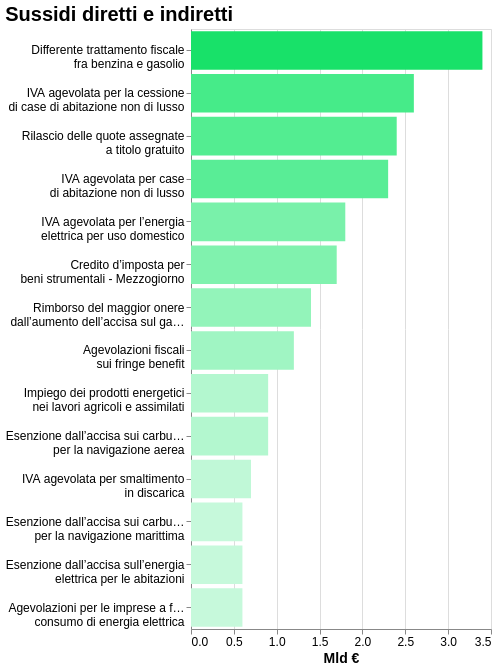

Write the Vega-Lite specification saved for this chart.
### Vega-Lite specification from a JSON file in a GitHub repository (floating-point values rounded to 4 significant figures)
{"$schema": "https://vega.github.io/schema/vega-lite/v5.17.0.json", "config": {"axis": {"labelFontSize": 12, "titleFontSize": 14}, "background": "transparent", "title": {"anchor": "start", "color": "black", "fontSize": 20}}, "data": {"name": "data-26495344cabff0f233f5e5e1159f80ac"}, "datasets": {"data-26495344cabff0f233f5e5e1159f80ac": [{"Codice": "EN.SI.24", "FFS": "FFS", "Livello di riformabilità": " Nazionale", "Mld €": 3.4, "Nome": ["Differente trattamento fiscale", "fra benzina e gasolio"]}, {"Codice": "IVA.01", "FFS": null, "Livello di riformabilità": "Nazionale", "Mld €": 2.6, "Nome": ["IVA agevolata per la cessione", "di case di abitazione non di lusso"]}, {"Codice": "EN.SD.01", "FFS": "FFS", "Livello di riformabilità": " Europeo", "Mld €": 2.4, "Nome": ["Rilascio delle quote assegnate", "a titolo gratuito"]}, {"Codice": "IVA.13", "FFS": null, "Livello di riformabilità": "Nazionale", "Mld €": 2.3, "Nome": ["IVA agevolata per case", "di abitazione non di lusso"]}, {"Codice": "IVA.07", "FFS": "FFS", "Livello di riformabilità": " Nazionale", "Mld €": 1.8, "Nome": ["IVA agevolata per l’energia", "elettrica per uso domestico"]}, {"Codice": "AL.SI.02", "FFS": null, "Livello di riformabilità": "Nazionale", "Mld €": 1.7, "Nome": ["Credito d’imposta per", "beni strumentali - Mezzogiorno"]}, {"Codice": "EN.SI.19", "FFS": "FFS", "Livello di riformabilità": " Nazionale", "Mld €": 1.4, "Nome": ["Rimborso del maggior onere", "dall’aumento dell’accisa sul gasolio"]}, {"Codice": "TR.SI.04", "FFS": "FFS", "Livello di riformabilità": " Nazionale", "Mld €": 1.2, "Nome": ["Agevolazioni fiscali", "sui fringe benefit"]}, {"Codice": "EN.SI.21", "FFS": "FFS", "Livello di riformabilità": " Nazionale", "Mld €": 0.9, "Nome": ["Impiego dei prodotti energetici", "nei lavori agricoli e assimilati"]}, {"Codice": "EN.SI.04", "FFS": "FFS", "Livello di riformabilità": " Internazionale/Nazionale", "Mld €": 0.9, "Nome": ["Esenzione dall’accisa sui carburanti", "per la navigazione aerea"]}, {"Codice": "IVA.17", "FFS": null, "Livello di riformabilità": "Nazionale", "Mld €": 0.7, "Nome": ["IVA agevolata per smaltimento", "in discarica"]}, {"Codice": "EN.SI.05", "FFS": "FFS", "Livello di riformabilità": " Nazionale", "Mld €": 0.6, "Nome": ["Esenzione dall’accisa sui carburanti", "per la navigazione marittima"]}, {"Codice": "EN.SI.02", "FFS": "FFS", "Livello di riformabilità": " Nazionale", "Mld €": 0.6, "Nome": ["Esenzione dall’accisa sull’energia", "elettrica per le abitazioni"]}, {"Codice": "EN.SI.29", "FFS": "FFS", "Livello di riformabilità": " Nazionale", "Mld €": 0.6, "Nome": ["Agevolazioni per le imprese a forte", "consumo di energia elettrica"]}]}, "encoding": {"color": {"field": "Mld €", "legend": null, "scale": {"interpolate": "hsl", "scheme": ["#c6f9db", "#18E169"]}, "type": "quantitative"}, "tooltip": [{"field": "Nome", "type": "nominal"}, {"field": "Mld €", "type": "quantitative"}], "x": {"field": "Mld €", "title": "Mld €", "type": "quantitative"}, "y": {"field": "Nome", "sort": "-x", "title": null, "type": "nominal"}}, "height": 600, "mark": {"color": "#18E169", "type": "bar"}, "title": "Sussidi diretti e indiretti", "width": "container"}
